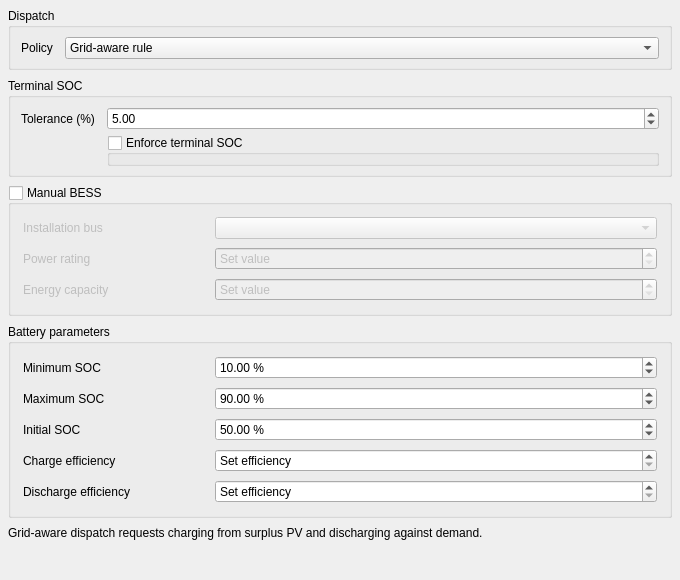
            <widget class="QWidget" name="contents_battery">
             <property name="geometry">
              <rect>
               <x>0</x>
               <y>0</y>
               <width>680</width>
               <height>580</height>
              </rect>
             </property>
             <layout class="QVBoxLayout" name="layout_contents_battery">
              <property name="leftMargin">
               <number>8</number>
              </property>
              <property name="topMargin">
               <number>8</number>
              </property>
              <property name="rightMargin">
               <number>8</number>
              </property>
              <property name="bottomMargin">
               <number>8</number>
              </property>
              <property name="spacing">
               <number>8</number>
              </property>
              <item><widget class="QGroupBox" name="group_dispatch_policy"><property name="title"><string>Dispatch</string></property><property name="toolTip"><string>How the battery responds to load and PV. No tariff-based scheduling.</string></property><layout class="QFormLayout" name="group_dispatch_policy_layout"><property name="leftMargin"><number>10</number></property><property name="rightMargin"><number>10</number></property><property name="topMargin"><number>9</number></property><property name="bottomMargin"><number>8</number></property><property name="horizontalSpacing"><number>12</number></property><property name="verticalSpacing"><number>5</number></property><item row="0" column="0"><widget class="QLabel" name="lbl_combo_dispatch_policy"><property name="text"><string>Policy</string></property></widget></item><item row="0" column="1"><widget class="QComboBox" name="combo_dispatch_policy"><property name="toolTip"><string>Grid-aware: charge from surplus PV, discharge against demand or import cap. Not price optimization.</string></property><property name="currentIndex"><number>1</number></property><item><property name="text"><string>Idle (test only)</string></property><property name="userData"><string>0</string></property></item><item><property name="text"><string>Grid-aware rule</string></property><property name="userData"><string>1</string></property></item></widget></item></layout></widget></item><item><widget class="QGroupBox" name="group_terminal_soc_settings"><property name="title"><string>Terminal SOC</string></property><property name="toolTip"><string>Optional end-SOC feasibility check for a complete study interval.</string></property><layout class="QFormLayout" name="group_terminal_soc_settings_layout"><property name="leftMargin"><number>10</number></property><property name="rightMargin"><number>10</number></property><property name="topMargin"><number>9</number></property><property name="bottomMargin"><number>8</number></property><property name="horizontalSpacing"><number>12</number></property><property name="verticalSpacing"><number>5</number></property><item row="0" column="0"><widget class="QLabel" name="lbl_spin_terminal_soc_percent"><property name="text"><string>Tolerance (%)</string></property></widget></item><item row="0" column="1"><widget class="QDoubleSpinBox" name="spin_terminal_soc_percent"><property name="decimals"><number>2</number></property><property name="minimum"><double>0</double></property><property name="maximum"><double>100</double></property><property name="value"><double>5</double></property><property name="keyboardTracking"><bool>false</bool></property><property name="toolTip"><string>Maximum permitted difference between initial and final SOC.</string></property></widget></item><item row="1" column="1"><widget class="QGroupBox" name="group_terminal_soc"><property name="title"><string>Enforce terminal SOC</string></property><property name="checkable"><bool>true</bool></property><property name="checked"><bool>false</bool></property></widget></item></layout></widget></item><item>
               <widget class="QGroupBox" name="group_manual_bess">
                <property name="title"><string>Manual BESS</string></property><property name="sizePolicy">
                 <sizepolicy hsizetype="Expanding" vsizetype="Maximum">
                  <horstretch>0</horstretch>
                  <verstretch>0</verstretch>
                 </sizepolicy>
                </property>
                <property name="checkable">
                 <bool>true</bool>
                </property>
                <property name="checked">
                 <bool>false</bool>
                </property>
                <layout class="QFormLayout" name="group_manual_bess_layout">
                 <property name="leftMargin">
                  <number>12</number>
                 </property>
                 <property name="topMargin">
                  <number>12</number>
                 </property>
                 <property name="rightMargin">
                  <number>12</number>
                 </property>
                 <property name="bottomMargin">
                  <number>12</number>
                 </property>
                 <property name="horizontalSpacing">
                  <number>12</number>
                 </property>
                 <property name="verticalSpacing">
                  <number>8</number>
                 </property>
                 <property name="fieldGrowthPolicy">
                  <enum>QFormLayout::FieldGrowthPolicy::AllNonFixedFieldsGrow</enum>
                 </property>
                 <property name="rowWrapPolicy">
                  <enum>QFormLayout::RowWrapPolicy::WrapLongRows</enum>
                 </property>
                 <item row="0" column="0">
                  <widget class="QLabel" name="lbl_combo_bess_bus">
                   <property name="text">
                    <string>Installation bus</string>
                   </property>
                   <property name="wordWrap">
                    <bool>true</bool>
                   </property>
                   <property name="minimumSize">
                    <size>
                     <width>180</width>
                     <height>0</height>
                    </size>
                   </property>
                   <property name="buddy">
                    <cstring>combo_bess_bus</cstring>
                   </property>
                  </widget>
                 </item>
                 <item row="0" column="1">
                  <widget class="QComboBox" name="combo_bess_bus">
                   <property name="editable">
                    <bool>false</bool>
                   </property>
                  </widget>
                 </item>
                 <item row="1" column="0">
                  <widget class="QLabel" name="lbl_spin_bess_power_kw">
                   <property name="text">
                    <string>Power rating</string>
                   </property>
                   <property name="wordWrap">
                    <bool>true</bool>
                   </property>
                   <property name="minimumSize">
                    <size>
                     <width>180</width>
                     <height>0</height>
                    </size>
                   </property>
                   <property name="buddy">
                    <cstring>spin_bess_power_kw</cstring>
                   </property>
                  </widget>
                 </item>
                 <item row="1" column="1">
                  <widget class="QDoubleSpinBox" name="spin_bess_power_kw">
                   <property name="decimals">
                    <number>2</number>
                   </property>
                   <property name="minimum">
                    <double>0</double>
                   </property>
                   <property name="maximum">
                    <double>1000000000</double>
                   </property>
                   <property name="singleStep">
                    <double>10</double>
                   </property>
                   <property name="value">
                    <double>0</double>
                   </property>
                   <property name="suffix">
                    <string> kW</string>
                   </property>
                   <property name="specialValueText">
                    <string>Set value</string>
                   </property>
                   <property name="keyboardTracking">
                    <bool>false</bool>
                   </property>
                   <property name="wrapping">
                    <bool>false</bool>
                   </property>
                  </widget>
                 </item>
                 <item row="2" column="0">
                  <widget class="QLabel" name="lbl_spin_bess_energy_kwh">
                   <property name="text">
                    <string>Energy capacity</string>
                   </property>
                   <property name="wordWrap">
                    <bool>true</bool>
                   </property>
                   <property name="minimumSize">
                    <size>
                     <width>180</width>
                     <height>0</height>
                    </size>
                   </property>
                   <property name="buddy">
                    <cstring>spin_bess_energy_kwh</cstring>
                   </property>
                  </widget>
                 </item>
                 <item row="2" column="1">
                  <widget class="QDoubleSpinBox" name="spin_bess_energy_kwh">
                   <property name="decimals">
                    <number>2</number>
                   </property>
                   <property name="minimum">
                    <double>0</double>
                   </property>
                   <property name="maximum">
                    <double>1000000000</double>
                   </property>
                   <property name="singleStep">
                    <double>10</double>
                   </property>
                   <property name="value">
                    <double>0</double>
                   </property>
                   <property name="suffix">
                    <string> kWh</string>
                   </property>
                   <property name="specialValueText">
                    <string>Set value</string>
                   </property>
                   <property name="keyboardTracking">
                    <bool>false</bool>
                   </property>
                   <property name="wrapping">
                    <bool>false</bool>
                   </property>
                  </widget>
                 </item>
                </layout>
               </widget>
              </item>
              <item>
               <widget class="QGroupBox" name="group_battery_parameters">
                <property name="title"><string>Battery parameters</string></property><property name="sizePolicy">
                 <sizepolicy hsizetype="Expanding" vsizetype="Maximum">
                  <horstretch>0</horstretch>
                  <verstretch>0</verstretch>
                 </sizepolicy>
                </property>
                <layout class="QFormLayout" name="group_battery_parameters_layout">
                 <property name="leftMargin">
                  <number>12</number>
                 </property>
                 <property name="topMargin">
                  <number>12</number>
                 </property>
                 <property name="rightMargin">
                  <number>12</number>
                 </property>
                 <property name="bottomMargin">
                  <number>12</number>
                 </property>
                 <property name="horizontalSpacing">
                  <number>12</number>
                 </property>
                 <property name="verticalSpacing">
                  <number>8</number>
                 </property>
                 <property name="fieldGrowthPolicy">
                  <enum>QFormLayout::FieldGrowthPolicy::AllNonFixedFieldsGrow</enum>
                 </property>
                 <property name="rowWrapPolicy">
                  <enum>QFormLayout::RowWrapPolicy::WrapLongRows</enum>
                 </property>
                 <item row="0" column="0">
                  <widget class="QLabel" name="lbl_spin_soc_min_percent">
                   <property name="text">
                    <string>Minimum SOC</string>
                   </property>
                   <property name="wordWrap">
                    <bool>true</bool>
                   </property>
                   <property name="minimumSize">
                    <size>
                     <width>180</width>
                     <height>0</height>
                    </size>
                   </property>
                   <property name="buddy">
                    <cstring>spin_soc_min_percent</cstring>
                   </property>
                  </widget>
                 </item>
                 <item row="0" column="1">
                  <widget class="QDoubleSpinBox" name="spin_soc_min_percent">
                   <property name="decimals">
                    <number>2</number>
                   </property>
                   <property name="minimum">
                    <double>0</double>
                   </property>
                   <property name="maximum">
                    <double>100</double>
                   </property>
                   <property name="singleStep">
                    <double>1</double>
                   </property>
                   <property name="value">
                    <double>10</double>
                   </property>
                   <property name="suffix">
                    <string> %</string>
                   </property>
                   <property name="keyboardTracking">
                    <bool>false</bool>
                   </property>
                   <property name="wrapping">
                    <bool>false</bool>
                   </property>
                  </widget>
                 </item>
                 <item row="1" column="0">
                  <widget class="QLabel" name="lbl_spin_soc_max_percent">
                   <property name="text">
                    <string>Maximum SOC</string>
                   </property>
                   <property name="wordWrap">
                    <bool>true</bool>
                   </property>
                   <property name="minimumSize">
                    <size>
                     <width>180</width>
                     <height>0</height>
                    </size>
                   </property>
                   <property name="buddy">
                    <cstring>spin_soc_max_percent</cstring>
                   </property>
                  </widget>
                 </item>
                 <item row="1" column="1">
                  <widget class="QDoubleSpinBox" name="spin_soc_max_percent">
                   <property name="decimals">
                    <number>2</number>
                   </property>
                   <property name="minimum">
                    <double>0</double>
                   </property>
                   <property name="maximum">
                    <double>100</double>
                   </property>
                   <property name="singleStep">
                    <double>1</double>
                   </property>
                   <property name="value">
                    <double>90</double>
                   </property>
                   <property name="suffix">
                    <string> %</string>
                   </property>
                   <property name="keyboardTracking">
                    <bool>false</bool>
                   </property>
                   <property name="wrapping">
                    <bool>false</bool>
                   </property>
                  </widget>
                 </item>
                 <item row="2" column="0">
                  <widget class="QLabel" name="lbl_spin_soc_initial_percent">
                   <property name="text">
                    <string>Initial SOC</string>
                   </property>
                   <property name="wordWrap">
                    <bool>true</bool>
                   </property>
                   <property name="minimumSize">
                    <size>
                     <width>180</width>
                     <height>0</height>
                    </size>
                   </property>
                   <property name="buddy">
                    <cstring>spin_soc_initial_percent</cstring>
                   </property>
                  </widget>
                 </item>
                 <item row="2" column="1">
                  <widget class="QDoubleSpinBox" name="spin_soc_initial_percent">
                   <property name="decimals">
                    <number>2</number>
                   </property>
                   <property name="minimum">
                    <double>0</double>
                   </property>
                   <property name="maximum">
                    <double>100</double>
                   </property>
                   <property name="singleStep">
                    <double>1</double>
                   </property>
                   <property name="value">
                    <double>50</double>
                   </property>
                   <property name="suffix">
                    <string> %</string>
                   </property>
                   <property name="keyboardTracking">
                    <bool>false</bool>
                   </property>
                   <property name="wrapping">
                    <bool>false</bool>
                   </property>
                  </widget>
                 </item>
                 <item row="3" column="0">
                  <widget class="QLabel" name="lbl_spin_eta_charge_percent">
                   <property name="text">
                    <string>Charge efficiency</string>
                   </property>
                   <property name="wordWrap">
                    <bool>true</bool>
                   </property>
                   <property name="minimumSize">
                    <size>
                     <width>180</width>
                     <height>0</height>
                    </size>
                   </property>
                   <property name="buddy">
                    <cstring>spin_eta_charge_percent</cstring>
                   </property>
                  </widget>
                 </item>
                 <item row="3" column="1">
                  <widget class="QDoubleSpinBox" name="spin_eta_charge_percent">
                   <property name="decimals">
                    <number>2</number>
                   </property>
                   <property name="minimum">
                    <double>0</double>
                   </property>
                   <property name="maximum">
                    <double>100</double>
                   </property>
                   <property name="singleStep">
                    <double>1</double>
                   </property>
                   <property name="value">
                    <double>0</double>
                   </property>
                   <property name="suffix">
                    <string> %</string>
                   </property>
                   <property name="specialValueText">
                    <string>Set efficiency</string>
                   </property>
                   <property name="keyboardTracking">
                    <bool>false</bool>
                   </property>
                   <property name="wrapping">
                    <bool>false</bool>
                   </property>
                  </widget>
                 </item>
                 <item row="4" column="0">
                  <widget class="QLabel" name="lbl_spin_eta_discharge_percent">
                   <property name="text">
                    <string>Discharge efficiency</string>
                   </property>
                   <property name="wordWrap">
                    <bool>true</bool>
                   </property>
                   <property name="minimumSize">
                    <size>
                     <width>180</width>
                     <height>0</height>
                    </size>
                   </property>
                   <property name="buddy">
                    <cstring>spin_eta_discharge_percent</cstring>
                   </property>
                  </widget>
                 </item>
                 <item row="4" column="1">
                  <widget class="QDoubleSpinBox" name="spin_eta_discharge_percent">
                   <property name="decimals">
                    <number>2</number>
                   </property>
                   <property name="minimum">
                    <double>0</double>
                   </property>
                   <property name="maximum">
                    <double>100</double>
                   </property>
                   <property name="singleStep">
                    <double>1</double>
                   </property>
                   <property name="value">
                    <double>0</double>
                   </property>
                   <property name="suffix">
                    <string> %</string>
                   </property>
                   <property name="specialValueText">
                    <string>Set efficiency</string>
                   </property>
                   <property name="keyboardTracking">
                    <bool>false</bool>
                   </property>
                   <property name="wrapping">
                    <bool>false</bool>
                   </property>
                  </widget>
                 </item>
                </layout>
               </widget>
              </item>
              <item>
               <widget class="QLabel" name="lbl_dispatch_status">
                <property name="text">
                 <string>Grid-aware dispatch requests charging from surplus PV and discharging against demand.</string>
                </property>
                <property name="wordWrap">
                 <bool>true</bool>
                </property>
               <property name="visible"><bool>false</bool></property></widget>
              </item>
              <item>
               <spacer name="spacer_battery">
                <property name="orientation">
                 <enum>Qt::Orientation::Vertical</enum>
                </property>
                <property name="sizeType">
                 <enum>QSizePolicy::Policy::Expanding</enum>
                </property>
                <property name="sizeHint">
                 <size>
                  <width>20</width>
                  <height>20</height>
                 </size>
                </property>
               </spacer>
              </item>
             </layout>
            </widget>
